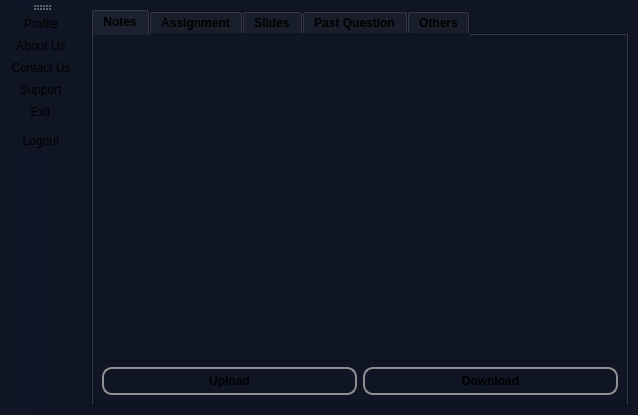
<?xml version="1.0" encoding="UTF-8"?>
<ui version="4.0">
 <class>landingPage</class>
 <widget class="QMainWindow" name="landingPage">
  <property name="geometry">
   <rect>
    <x>0</x>
    <y>0</y>
    <width>638</width>
    <height>415</height>
   </rect>
  </property>
  <property name="windowTitle">
   <string>MainWindow</string>
  </property>
  <property name="styleSheet">
   <string notr="true">background-color: rgb(16, 21, 36);
</string>
  </property>
  <widget class="QWidget" name="centralwidget">
   <layout class="QVBoxLayout" name="verticalLayout">
    <item>
     <widget class="QTabWidget" name="tabWidget">
      <property name="font">
       <font>
        <bold>true</bold>
       </font>
      </property>
      <property name="styleSheet">
       <string notr="true"/>
      </property>
      <property name="tabPosition">
       <enum>QTabWidget::TabPosition::North</enum>
      </property>
      <property name="tabShape">
       <enum>QTabWidget::TabShape::Rounded</enum>
      </property>
      <property name="currentIndex">
       <number>0</number>
      </property>
      <property name="iconSize">
       <size>
        <width>16</width>
        <height>16</height>
       </size>
      </property>
      <property name="elideMode">
       <enum>Qt::TextElideMode::ElideNone</enum>
      </property>
      <property name="movable">
       <bool>true</bool>
      </property>
      <widget class="QWidget" name="tab">
       <attribute name="title">
        <string>Notes</string>
       </attribute>
       <attribute name="toolTip">
        <string>This section has Handwritten Notes.</string>
       </attribute>
       <layout class="QVBoxLayout" name="verticalLayout_3">
        <item>
         <layout class="QVBoxLayout" name="verticalLayout_2">
          <item>
           <widget class="QListWidget" name="listWidget"/>
          </item>
          <item>
           <layout class="QHBoxLayout" name="horizontalLayout_2">
            <item>
             <widget class="QPushButton" name="pushButton_upload_note">
              <property name="font">
               <font>
                <bold>true</bold>
               </font>
              </property>
              <property name="styleSheet">
               <string notr="true">QPushButton {
    border: 2px solid #8f8f91;
    border-radius: 10px; 
    background-color:rgb(255, 255, 255,0);
    min-width: 10px; 
    min-height: 10px; 
    padding: 5px; 
    margin: 0px; 
}
</string>
              </property>
              <property name="text">
               <string>Upload</string>
              </property>
             </widget>
            </item>
            <item>
             <widget class="QPushButton" name="pushButton_download_notes">
              <property name="font">
               <font>
                <bold>true</bold>
               </font>
              </property>
              <property name="styleSheet">
               <string notr="true">QPushButton {
    border: 2px solid #8f8f91;
    border-radius: 10px; 
    background-color:rgb(255, 255, 255,0);
    min-width: 10px; 
    min-height: 10px; 
    padding: 5px; 
    margin: 0px; 
}
</string>
              </property>
              <property name="text">
               <string>Download</string>
              </property>
             </widget>
            </item>
           </layout>
          </item>
         </layout>
        </item>
       </layout>
      </widget>
      <widget class="QWidget" name="tab_2">
       <attribute name="title">
        <string>Assignment</string>
       </attribute>
       <attribute name="toolTip">
        <string>This section provides the assignments.</string>
       </attribute>
       <layout class="QVBoxLayout" name="verticalLayout_5">
        <item>
         <layout class="QVBoxLayout" name="verticalLayout_4">
          <item>
           <widget class="QListWidget" name="listWidget_2"/>
          </item>
          <item>
           <layout class="QHBoxLayout" name="horizontalLayout_3">
            <item>
             <widget class="QPushButton" name="pushButton_upload_assign">
              <property name="font">
               <font>
                <bold>true</bold>
               </font>
              </property>
              <property name="styleSheet">
               <string notr="true">QPushButton {
    border: 2px solid #8f8f91;
    border-radius: 10px; 
    background-color:rgb(255, 255, 255,0);
    min-width: 10px; 
    min-height: 10px; 
    padding: 5px; 
    margin: 0px; 
}
</string>
              </property>
              <property name="text">
               <string>Upload</string>
              </property>
             </widget>
            </item>
            <item>
             <widget class="QPushButton" name="pushButton_download_assign">
              <property name="font">
               <font>
                <bold>true</bold>
               </font>
              </property>
              <property name="styleSheet">
               <string notr="true">QPushButton {
    border: 2px solid #8f8f91;
    border-radius: 10px; 
    background-color:rgb(255, 255, 255,0);
    min-width: 10px; 
    min-height: 10px; 
    padding: 5px; 
    margin: 0px; 
}
</string>
              </property>
              <property name="text">
               <string>Download</string>
              </property>
             </widget>
            </item>
           </layout>
          </item>
         </layout>
        </item>
       </layout>
      </widget>
      <widget class="QWidget" name="tab_3">
       <attribute name="title">
        <string>Slides</string>
       </attribute>
       <attribute name="toolTip">
        <string>This section has the Slides Provided by the teachers.</string>
       </attribute>
       <layout class="QVBoxLayout" name="verticalLayout_7">
        <item>
         <layout class="QVBoxLayout" name="verticalLayout_6">
          <item>
           <widget class="QListWidget" name="listWidget_slides"/>
          </item>
          <item>
           <layout class="QHBoxLayout" name="horizontalLayout_4">
            <item>
             <widget class="QPushButton" name="pushButton_upload_slides">
              <property name="font">
               <font>
                <bold>true</bold>
               </font>
              </property>
              <property name="styleSheet">
               <string notr="true">QPushButton {
    border: 2px solid #8f8f91;
    border-radius: 10px; 
    background-color:rgb(255, 255, 255,0);
    min-width: 10px; 
    min-height: 10px; 
    padding: 5px; 
    margin: 0px; 
}
</string>
              </property>
              <property name="text">
               <string>Upload</string>
              </property>
             </widget>
            </item>
            <item>
             <widget class="QPushButton" name="pushButton_download_slides">
              <property name="font">
               <font>
                <bold>true</bold>
               </font>
              </property>
              <property name="styleSheet">
               <string notr="true">QPushButton {
    border: 2px solid #8f8f91;
    border-radius: 10px; 
    background-color:rgb(255, 255, 255,0);
    min-width: 10px; 
    min-height: 10px; 
    padding: 5px; 
    margin: 0px; 
}
</string>
              </property>
              <property name="text">
               <string>Download</string>
              </property>
             </widget>
            </item>
           </layout>
          </item>
         </layout>
        </item>
       </layout>
      </widget>
      <widget class="QWidget" name="tab_4">
       <attribute name="title">
        <string>Past Question</string>
       </attribute>
       <attribute name="toolTip">
        <string>This Section Consist of Past questions.</string>
       </attribute>
       <layout class="QVBoxLayout" name="verticalLayout_9">
        <item>
         <layout class="QVBoxLayout" name="verticalLayout_8">
          <item>
           <widget class="QListWidget" name="listWidget_past"/>
          </item>
          <item>
           <layout class="QHBoxLayout" name="horizontalLayout">
            <item>
             <widget class="QPushButton" name="pushButton_upolad_past">
              <property name="font">
               <font>
                <bold>true</bold>
               </font>
              </property>
              <property name="styleSheet">
               <string notr="true">QPushButton {
    border: 2px solid #8f8f91;
    border-radius: 10px; 
    background-color:rgb(255, 255, 255,0);
    min-width: 10px; 
    min-height: 10px; 
    padding: 5px; 
    margin: 0px; 
}
</string>
              </property>
              <property name="text">
               <string>Upload</string>
              </property>
             </widget>
            </item>
            <item>
             <widget class="QPushButton" name="pushButton_download_pastqn">
              <property name="font">
               <font>
                <bold>true</bold>
               </font>
              </property>
              <property name="styleSheet">
               <string notr="true">QPushButton {
    border: 2px solid #8f8f91;
    border-radius: 10px; 
    background-color:rgb(255, 255, 255,0);
    min-width: 10px; 
    min-height: 10px; 
    padding: 5px; 
    margin: 0px; 
}
</string>
              </property>
              <property name="text">
               <string>Download</string>
              </property>
             </widget>
            </item>
           </layout>
          </item>
         </layout>
        </item>
       </layout>
      </widget>
      <widget class="QWidget" name="tab_5">
       <attribute name="title">
        <string>Others</string>
       </attribute>
       <layout class="QVBoxLayout" name="verticalLayout_11">
        <item>
         <layout class="QVBoxLayout" name="verticalLayout_10">
          <item>
           <widget class="QListWidget" name="listWidget_others"/>
          </item>
          <item>
           <layout class="QHBoxLayout" name="horizontalLayout_5">
            <item>
             <widget class="QPushButton" name="pushButton_upload_other">
              <property name="font">
               <font>
                <bold>true</bold>
               </font>
              </property>
              <property name="styleSheet">
               <string notr="true">QPushButton {
    border: 2px solid #8f8f91;
    border-radius: 10px; 
    background-color:rgb(255, 255, 255,0);
    min-width: 10px; 
    min-height: 10px; 
    padding: 5px; 
    margin: 0px; 
}
</string>
              </property>
              <property name="text">
               <string>Upload</string>
              </property>
             </widget>
            </item>
            <item>
             <widget class="QPushButton" name="pushButton_download_others">
              <property name="font">
               <font>
                <bold>true</bold>
               </font>
              </property>
              <property name="styleSheet">
               <string notr="true">QPushButton {
    border: 2px solid #8f8f91;
    border-radius: 10px; 
    background-color:rgb(255, 255, 255,0);
    min-width: 10px; 
    min-height: 10px; 
    padding: 5px; 
    margin: 0px; 
}
</string>
              </property>
              <property name="text">
               <string>Download</string>
              </property>
             </widget>
            </item>
           </layout>
          </item>
         </layout>
        </item>
       </layout>
      </widget>
     </widget>
    </item>
   </layout>
  </widget>
  <widget class="QToolBar" name="toolBar">
   <property name="windowTitle">
    <string>toolBar</string>
   </property>
   <attribute name="toolBarArea">
    <enum>LeftToolBarArea</enum>
   </attribute>
   <attribute name="toolBarBreak">
    <bool>false</bool>
   </attribute>
   <addaction name="actionProfile"/>
   <addaction name="actionAbout_Us"/>
   <addaction name="actionContact_Us"/>
   <addaction name="actionSupport"/>
   <addaction name="actionExit"/>
   <addaction name="separator"/>
   <addaction name="actionLogout"/>
  </widget>
  <action name="actionProfile">
   <property name="icon">
    <iconset theme="QIcon::ThemeIcon::CameraWeb"/>
   </property>
   <property name="text">
    <string>Profile</string>
   </property>
   <property name="menuRole">
    <enum>QAction::MenuRole::NoRole</enum>
   </property>
  </action>
  <action name="actionAbout_Us">
   <property name="icon">
    <iconset theme="QIcon::ThemeIcon::DialogInformation"/>
   </property>
   <property name="text">
    <string>About Us</string>
   </property>
   <property name="menuRole">
    <enum>QAction::MenuRole::NoRole</enum>
   </property>
  </action>
  <action name="actionContact_Us">
   <property name="icon">
    <iconset theme="QIcon::ThemeIcon::Phone"/>
   </property>
   <property name="text">
    <string>Contact Us</string>
   </property>
   <property name="menuRole">
    <enum>QAction::MenuRole::NoRole</enum>
   </property>
  </action>
  <action name="actionExit">
   <property name="icon">
    <iconset theme="QIcon::ThemeIcon::WindowClose"/>
   </property>
   <property name="text">
    <string>Exit</string>
   </property>
   <property name="menuRole">
    <enum>QAction::MenuRole::NoRole</enum>
   </property>
  </action>
  <action name="actionSupport">
   <property name="icon">
    <iconset theme="QIcon::ThemeIcon::DocumentProperties"/>
   </property>
   <property name="text">
    <string>Support</string>
   </property>
   <property name="menuRole">
    <enum>QAction::MenuRole::NoRole</enum>
   </property>
  </action>
  <action name="actionLogout">
   <property name="icon">
    <iconset theme="QIcon::ThemeIcon::SystemLogOut"/>
   </property>
   <property name="text">
    <string>Logout</string>
   </property>
   <property name="menuRole">
    <enum>QAction::MenuRole::NoRole</enum>
   </property>
  </action>
 </widget>
 <resources/>
 <connections/>
</ui>
